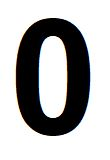
#> input picture Hu/Hu/0.JPG, 110 x 160 px, found by its file name
$ python Hu.py
#> lines starting #> are read from the running program, lines starting #| are printed output that depends on the picture
import numpy as np
import matplotlib.pyplot as mpl
from skimage import data,io
from skimage.color import rgb2gray
from skimage.morphology import binary
#=======================================
# [53 lines left out: function ExtractorHu, not called in this run]
#---------------------------------------
mpl.close(fig='all')

#BASE DE DATOS

Ima0=io.imread('0.jpg')
#> Ima0 is the input picture: shape (160, 110, 3); mean R, G, B 178.4, 178.3, 178.3
Ima1=io.imread('1.jpg')
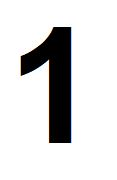
#> input picture Hu/Hu/1.JPG, 117 x 180 px, found by its file name
#> Ima1 is the input picture: shape (180, 117, 3); mean R, G, B 217.1, 216.9, 217.2
Ima2=io.imread('2.jpg')
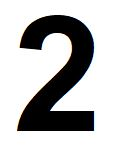
#> input picture Hu/Hu/2.JPG, 117 x 158 px, found by its file name
#> Ima2 is the input picture: shape (158, 117, 3); mean R, G, B 188.8, 188.7, 188.9
Ima3=io.imread('3.jpg')
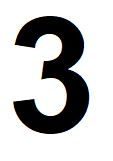
#> input picture Hu/Hu/3.JPG, 113 x 161 px, found by its file name
#> Ima3 is the input picture: shape (161, 113, 3); mean R, G, B 192.9, 192.9, 192.8
Ima4=io.imread('4.jpg')
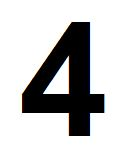
#> input picture Hu/Hu/4.JPG, 128 x 159 px, found by its file name
#> Ima4 is the input picture: shape (159, 128, 3); mean R, G, B 196.9, 196.8, 197
Ima5=io.imread('5.jpg')
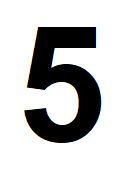
#> input picture Hu/Hu/5.JPG, 134 x 170 px, found by its file name
#> Ima5 is the input picture: shape (170, 134, 3); mean R, G, B 198.6, 198.6, 198.6
#> (the run stopped early here; a loop or call above may not have finished)
